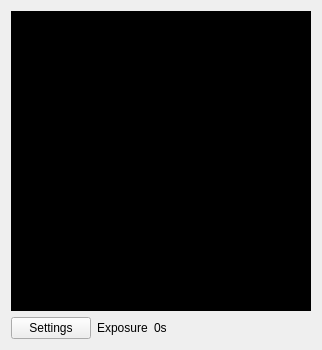
<?xml version="1.0" encoding="UTF-8"?>
<ui version="4.0">
 <class>CameraDisplayWidget</class>
 <widget class="QWidget" name="CameraDisplayWidget">
  <property name="geometry">
   <rect>
    <x>0</x>
    <y>0</y>
    <width>320</width>
    <height>349</height>
   </rect>
  </property>
  <property name="windowTitle">
   <string>Form</string>
  </property>
  <layout class="QVBoxLayout" name="verticalLayout">
   <item>
    <layout class="QGridLayout" name="gridLayout">
     <item row="1" column="0">
      <widget class="QPushButton" name="settingsButton">
       <property name="enabled">
        <bool>true</bool>
       </property>
       <property name="text">
        <string>Settings</string>
       </property>
      </widget>
     </item>
     <item row="1" column="1">
      <widget class="QLabel" name="lblExposure">
       <property name="text">
        <string>Exposure</string>
       </property>
      </widget>
     </item>
     <item row="1" column="3">
      <spacer name="horizontalSpacer">
       <property name="orientation">
        <enum>Qt::Horizontal</enum>
       </property>
       <property name="sizeHint" stdset="0">
        <size>
         <width>40</width>
         <height>20</height>
        </size>
       </property>
      </spacer>
     </item>
     <item row="0" column="0" colspan="4">
      <widget class="QLabel" name="imageDisplay">
       <property name="sizePolicy">
        <sizepolicy hsizetype="Expanding" vsizetype="Expanding">
         <horstretch>0</horstretch>
         <verstretch>0</verstretch>
        </sizepolicy>
       </property>
       <property name="minimumSize">
        <size>
         <width>300</width>
         <height>300</height>
        </size>
       </property>
       <property name="styleSheet">
        <string notr="true">background:black</string>
       </property>
       <property name="text">
        <string/>
       </property>
       <property name="alignment">
        <set>Qt::AlignCenter</set>
       </property>
      </widget>
     </item>
     <item row="1" column="2">
      <widget class="QLabel" name="exposureValueLabel">
       <property name="text">
        <string>0s</string>
       </property>
      </widget>
     </item>
    </layout>
   </item>
  </layout>
 </widget>
 <resources/>
 <connections/>
</ui>
